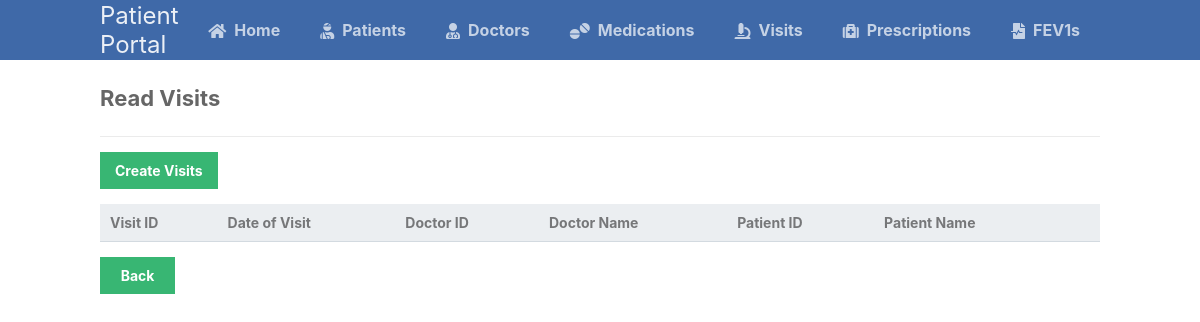
The app's page /scripts/visits_table/visits_read.php, older data.
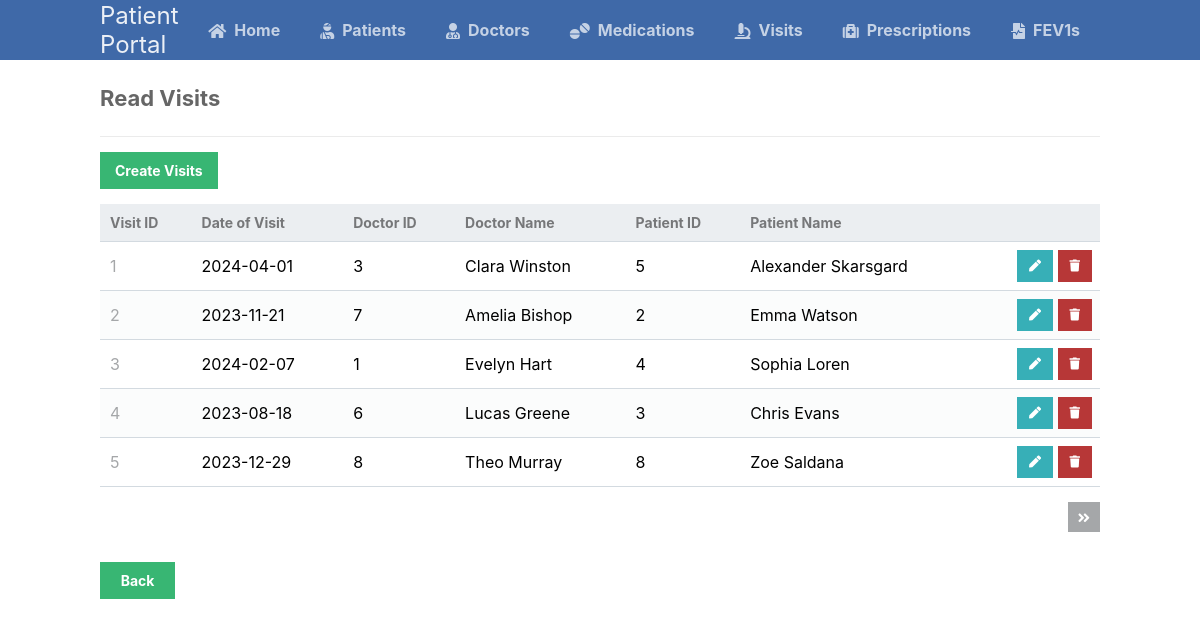
The same page, newer data.
### tables this page shows
CREATE TABLE visits (
	visit_id INT AUTO_INCREMENT NOT NULL UNIQUE,
	doctor_id INT NOT NULL,
	patient_id INT NOT NULL,
	date_of_visit DATE NOT NULL,
	PRIMARY KEY (visit_id),
	CONSTRAINT visit_FK1 FOREIGN KEY (doctor_id) REFERENCES doctors (doctor_id),
	CONSTRAINT visit_FK2 FOREIGN KEY (patient_id) REFERENCES patients (patient_id)
);

CREATE TABLE doctors (
	doctor_id INT AUTO_INCREMENT NOT NULL,
	doctor_first_name VARCHAR(100) NOT NULL,
	doctor_last_name VARCHAR(100) NOT NULL,
	doctor_specialty VARCHAR(255) NOT NULL,
	PRIMARY KEY (doctor_id)
);

CREATE TABLE patients (
	patient_id INT AUTO_INCREMENT NOT NULL UNIQUE,
	patient_first_name VARCHAR(100) NOT NULL,
	patient_last_name VARCHAR(100) NOT NULL,
	gender CHAR(6) NOT NULL CHECK (gender IN ("Male", "Female", "Other")),
	birthdate DATE NOT NULL,
	genetics VARCHAR(255),
	diabetes CHAR(3) NOT NULL CHECK (diabetes IN ("Yes", "No")), 
	other_conditions VARCHAR(255), 
	PRIMARY KEY (patient_id)
);

### scripts/visits_table/visits_read.php (the view, shortened to what this page needs)
<?php
@include_once (APP_ROOT.APP_FOLDER_NAME . '/scripts/functions.php');
$pdo = pdo_connect_mysql();
$page = isset($_GET['page']) && is_numeric($_GET['page']) ? (int)$_GET['page'] : 1;
$records_per_page = 5;
$stmt = $pdo->prepare('SELECT * FROM visits AS V, doctors AS D, patients AS Pa WHERE V.doctor_id = D.doctor_id AND V.patient_id = Pa.patient_id ORDER BY V.visit_id LIMIT :current_page, :record_per_page');
$stmt->bindValue(':current_page', ($page-1)*$records_per_page, PDO::PARAM_INT);
$stmt->bindValue(':record_per_page', $records_per_page, PDO::PARAM_INT);
$stmt->execute();
$visits = $stmt->fetchAll(PDO::FETCH_ASSOC);
$num_visits = $pdo->query('SELECT COUNT(*) FROM visits')->fetchColumn();
?>
<?=template_header('Read')?>
<div class="content read">
	<h2>Read Visits</h2>
	<a href="visits_create.php" class="create-contact">Create Visits</a>
	<table>
        <thead>
            <tr>
                <td>Visit ID</td>
                <td>Date of Visit</td>
                <td>Doctor ID</td>
                <td>Doctor Name</td>
                <td>Patient ID</td>
                <td>Patient Name</td>
                <td></td>
            </tr>
        </thead>
        <tbody>
            <?php foreach ($visits as $visit): ?>
            <tr>
                <td><?=$visit['visit_id']?></td>
                <td><?=$visit['date_of_visit']?></td>
                <td><?=$visit['doctor_id']?></td>
                <td><?=$visit['doctor_first_name'].' '.$visit['doctor_last_name']?></td>
                <td><?=$visit['patient_id']?></td>
                <td><?=$visit['patient_first_name'].' '.$visit['patient_last_name']?></td>
                <td class="actions">
                    <a href="visits_update.php?visit_id=<?=$visit['visit_id']?>&doctor_id=<?=$visit['doctor_id']?>&patient_id=<?=$visit['patient_id']?>" class="edit"><i class="fas fa-pen fa-xs"></i></a>
                    <a href="visits_delete.php?visit_id=<?=$visit['visit_id']?>" class="trash"><i class="fas fa-trash fa-xs"></i></a>
                </td>
            </tr>
            <?php endforeach; ?>
        </tbody>
    </table>
	<div class="pagination">
		<?php if ($page*$records_per_page < $num_visits): ?>
		<a href="visits_read.php?page=<?=$page+1?>"><i class="fas fa-angle-double-right fa-sm"></i></a>
		<?php endif; ?>
	</div>
    <a class="back" href="..\landingPage.php">Back</a>
</div>
<?=template_footer()?>

Row changes from the older to the newer data that the page shows:
added visits: visit_id "1", date_of_visit "2024-04-01", doctor.doctor_id "3", doctor.doctor_first_name "Clara", doctor.doctor_last_name "Winston", patient.patient_id "5", patient.patient_first_name "Alexander", patient.patient_last_name "Skarsgard"
added visits: visit_id "2", date_of_visit "2023-11-21", doctor.doctor_id "7", doctor.doctor_first_name "Amelia", doctor.doctor_last_name "Bishop", patient.patient_id "2", patient.patient_first_name "Emma", patient.patient_last_name "Watson"
added visits: visit_id "3", date_of_visit "2024-02-07", doctor.doctor_id "1", doctor.doctor_first_name "Evelyn", doctor.doctor_last_name "Hart", patient.patient_id "4", patient.patient_first_name "Sophia", patient.patient_last_name "Loren"
added visits: visit_id "4", date_of_visit "2023-08-18", doctor.doctor_id "6", doctor.doctor_first_name "Lucas", doctor.doctor_last_name "Greene", patient.patient_id "3", patient.patient_first_name "Chris", patient.patient_last_name "Evans"
added visits: visit_id "5", date_of_visit "2023-12-29", doctor.doctor_id "8", doctor.doctor_first_name "Theo", doctor.doctor_last_name "Murray", patient.patient_id "8", patient.patient_first_name "Zoe", patient.patient_last_name "Saldana"
